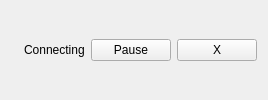
<?xml version="1.0" encoding="UTF-8"?>
<ui version="4.0">
 <class>ClientWindow</class>
 <widget class="QWidget" name="ClientWindow">
  <property name="windowTitle">
   <string>Form</string>
  </property>
  <layout class="QHBoxLayout" name="horizontalLayout">
   <item>
    <widget class="QLabel" name="label_host">
     <property name="text">
      <string/>
     </property>
    </widget>
   </item>
   <item>
    <widget class="QLabel" name="label_status">
     <property name="text">
      <string>Connecting</string>
     </property>
    </widget>
   </item>
   <item>
    <widget class="QPushButton" name="pushButton_pause">
     <property name="text">
      <string>Pause</string>
     </property>
    </widget>
   </item>
   <item>
    <widget class="QPushButton" name="pushButton_close">
     <property name="text">
      <string>X</string>
     </property>
    </widget>
   </item>
  </layout>
 </widget>
 <resources/>
 <connections/>
</ui>
